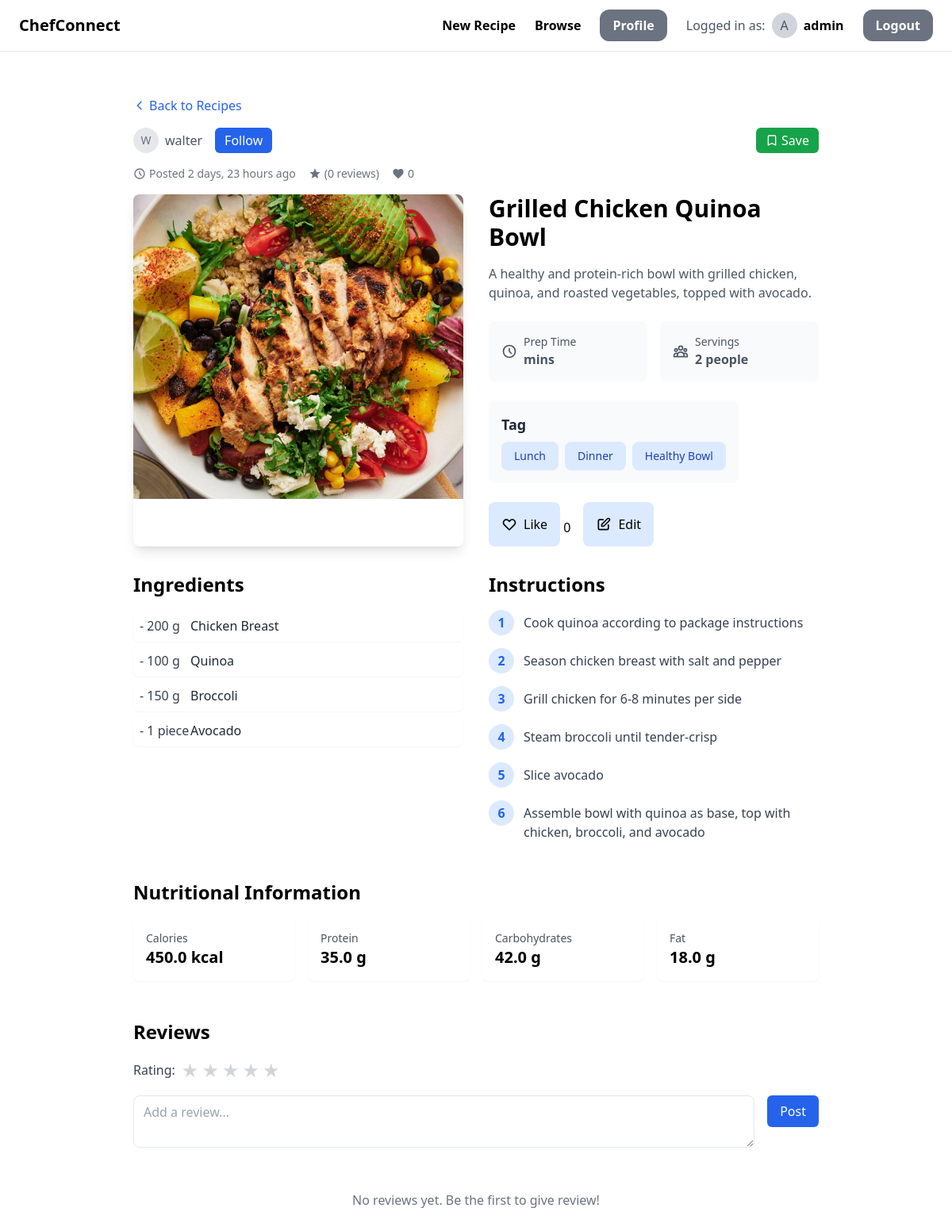
/recipe/5/ (signed in), run on an earlier commit of the app's database.
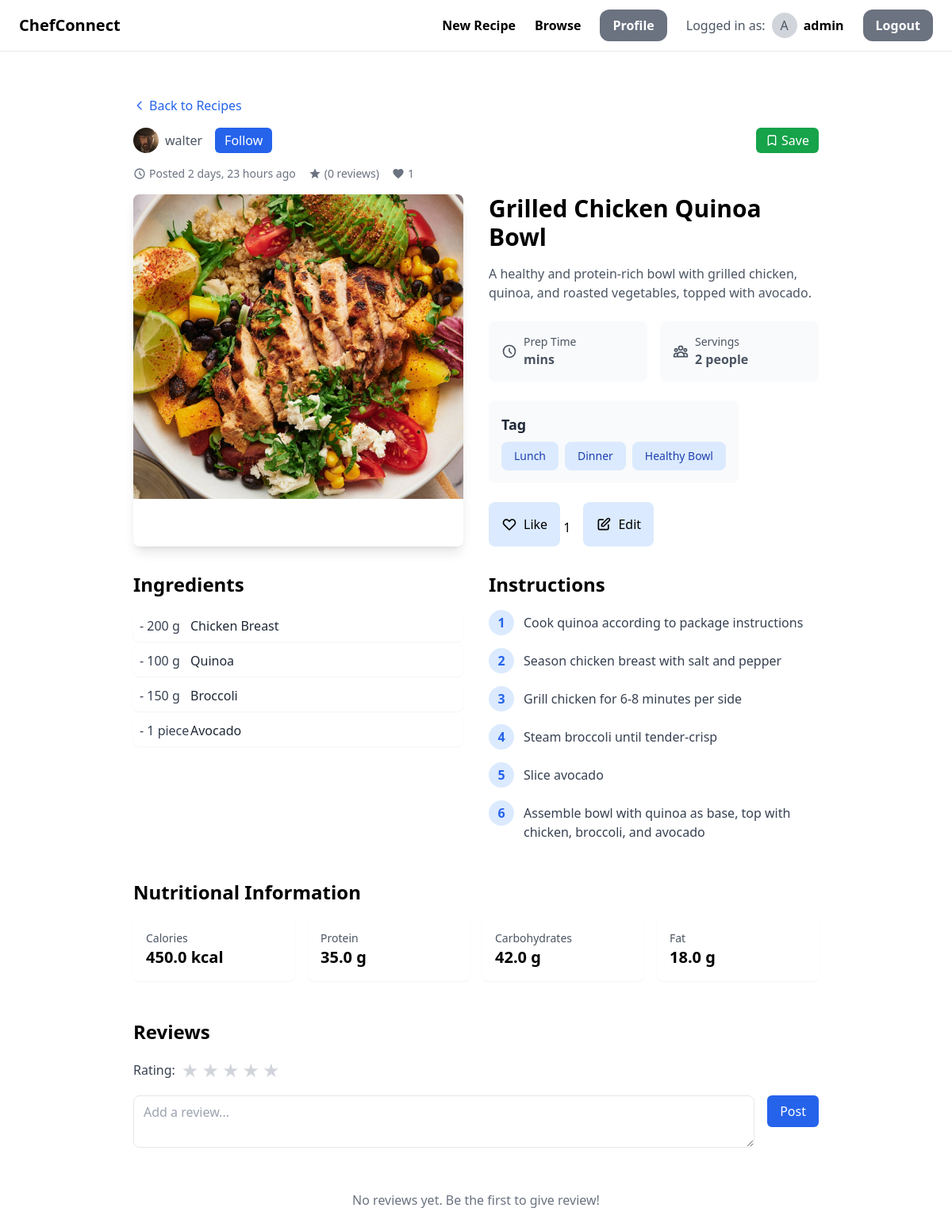
And on a later commit of the database.
### recipe/models.py (models this page shows, shortened)
class Recipe(models.Model):
    title = models.CharField(max_length=255)
    description = models.TextField()
    preparation_time = models.PositiveIntegerField(help_text="Time in minutes")
    servings = models.PositiveIntegerField()
    food_pic = models.ImageField(upload_to="recipe_pictures/")
    tags = models.ManyToManyField(Tag, related_name='recipes')
    isSaved = models.BooleanField(default=False)
    created_at = models.DateTimeField(auto_now_add=True)
    updated_at = models.DateTimeField(auto_now=True)
    created_by = models.ForeignKey(settings.AUTH_USER_MODEL, on_delete=models.CASCADE, null=True, blank=True,
                                   related_name='created_recipes')

### users/models.py (models this page shows, shortened)
class CustomUser(AbstractUser):
    profile_picture = models.ImageField(upload_to="profile_pictures", blank=True, null=True)  # media/profile_pictures
    description = models.TextField(blank=True, null=True)

### recipe/views.py (the view)
# urls.py: path('recipe/<int:recipe_id>/', recipe_detail, name="detail"),
def recipe_detail(request, recipe_id):
    recipe = Recipe.objects.get(pk=recipe_id)
    ingredients = RecipeIngredient.objects.filter(recipe=recipe)
    instructions = Instruction.objects.filter(recipe=recipe)
    nutrition_info = NutritionalInfo.objects.get(recipe=recipe)
    tags = recipe.tags.all()  # Tag.objects.filter(recipe=recipe)
    isLiked = Like.objects.filter(user=request.user, recipe=recipe).exists()
    return render(request, "recipe/detail.html",
                  {"recipe": recipe, "ingredients": ingredients, "instructions": instructions,
                   "nutrition_info": nutrition_info, "tags": tags, "reviews": recipe.reviews.all(),
                   "like_count": recipe.likes.count(),
                   "isLiked": isLiked})

### recipe/templates/recipe/detail.html (shortened to what the changed rows need)
{% extends 'base.html' %}
{% load static %}
{% block content %}
    <article class="container mx-auto px-4 py-8 max-w-4xl">
        <div class="mb-8">
            <div class="flex items-center justify-between mb-4">
                <div class="flex items-center gap-4">
                    <a href="{% url 'users:chef-profile' chef_id=recipe.created_by.id %}"
                       class="flex items-center gap-2 text-gray-600 hover:text-gray-900">
                        {% if recipe.created_by.profile_picture %}
                            <img src="{{ recipe.created_by.profile_picture.url }}"
                                 alt="{{ recipe.created_by.username }}"
                                 class="w-8 h-8 rounded-full object-cover">
                        {% else %}
                            <div class="w-8 h-8 bg-gray-200 rounded-full flex items-center justify-center">
                                <span class="text-sm text-gray-500">{{ recipe.created_by.username|make_list|first|upper }}</span>
                            </div>
                        {% endif %}
                        <span>{{ recipe.created_by.username }}</span>
                    </a>
                </div>
            </div>
            <div class="flex items-center gap-4 mb-4 text-sm text-gray-500">
                <div class="flex items-center">
                    <svg class="w-4 h-4 mr-1" fill="none" stroke="currentColor" viewBox="0 0 24 24">
                        <path stroke-linecap="round" stroke-linejoin="round" stroke-width="2"
                              d="M12 8v4l3 3m6-3a9 9 0 11-18 0 9 9 0 0118 0z"/>
                    </svg>
                    Posted {{ recipe.created_at|timesince }} ago
                </div>
                <div class="flex items-center">
                    <svg class="w-4 h-4 mr-1" fill="currentColor" viewBox="0 0 24 24">
                        <path d="M12 17.27L18.18 21l-1.64-7.03L22 9.24l-7.19-.61L12 2 9.19 8.63 2 9.24l5.46 4.73L5.82 21z"/>
                    </svg>
                    {{ avg_rating|floatformat:1 }} ({{ reviews.count }} reviews)
                </div>
                <div class="flex items-center">
                    <svg class="w-4 h-4 mr-1" fill="currentColor" viewBox="0 0 24 24">
                        <path d="M12 21.35l-1.45-1.32C5.4 15.36 2 12.28 2 8.5 2 5.42 4.42 3 7.5 3c1.74 0 3.41.81 4.5 2.09C13.09 3.81 14.76 3 16.5 3 19.58 3 22 5.42 22 8.5c0 3.78-3.4 6.86-8.55 11.54L12 21.35z"/>
                    </svg>
                    <span id="like-count">{{ like_count }}</span>
                </div>
            </div>
            <div class="grid md:grid-cols-2 gap-8">
                <div class="rounded-lg overflow-hidden shadow-lg">
                    {% if recipe.food_pic %}
                        <img src="{{ recipe.food_pic.url }}" alt="{{ recipe.title }}"
                             class="w-full h-96 object-cover">
                    {% else %}
                        <div class="w-full h-96 bg-gray-200 flex items-center justify-center">
                            <span class="text-gray-400">No image available</span>
                        </div>
                    {% endif %}
                </div>
                <div>
                    <h1 class="text-3xl font-bold mb-4">{{ recipe.title }}</h1>
                    <p class="text-gray-600 mb-6">{{ recipe.description }}</p>
                    <div class="grid grid-cols-2 gap-4 mb-6">
                        <div class="bg-gray-50 p-4 rounded-lg">
                        </div>
                        <div class="bg-gray-50 p-4 rounded-lg">
                            <div class="flex items-center text-gray-600">
                                <div>
                                    <p class="text-sm">Servings</p>
                                    <p class="font-semibold">{{ recipe.servings }} people</p>
                                </div>
                            </div>
                        </div>
                    </div>
                    <div class="bg-gray-50 p-4 rounded-lg inline-block mb-6">
                        <p class="text-lg font-semibold text-gray-800">Tag</p>
                        <div class="flex flex-wrap gap-2 mt-2">
                        </div>
                    </div>
                    <div class="flex gap-4 items-center">
                        <div>
                            {% if isLiked %}
                                <button id="like-button" onclick="like({{ recipe.id }})"
                                        class="bg-red-100 p-4 rounded-lg">
                                    <div class="flex items-center">
                                        <svg class="w-5 h-5 mr-2" fill="currentColor" viewBox="0 0 24 24">
                                            <path d="M12 21.35l-1.45-1.32C5.4 15.36 2 12.28 2 8.5 2 5.42 4.42 3 7.5 3c1.74 0 3.41.81 4.5 2.09C13.09 3.81 14.76 3 16.5 3 19.58 3 22 5.42 22 8.5c0 3.78-3.4 6.86-8.55 11.54L12 21.35z"/>
                                        </svg>
                                        Unlike
                                    </div>
                                </button>
                            {% else %}
                                <button id="like-button" onclick="like({{ recipe.id }})"
                                        class="bg-blue-100 p-4 rounded-lg">
                                    <div class="flex items-center">
                                    </div>
                                </button>
                            {% endif %}
                            <span id="like-count">{{ like_count }}</span>
                        </div>
                        <a href="{% url 'recipe:edit' recipe.id %}"
                           class="bg-blue-100 p-4 rounded-lg hover:bg-blue-200 transition duration-300">
                        </a>
                    </div>
                </div>
            </div>
        </div>
        <div class="grid md:grid-cols-2 gap-8">
            <section>
                <h2 class="text-2xl font-bold mb-4">Ingredients</h2>
            </section>
            <section>
                <h2 class="text-2xl font-bold mb-4">Instructions</h2>
            </section>
        </div>
        {% if nutrition_info %}
            <section class="mt-12">
                <h2 class="text-2xl font-bold mb-4">Nutritional Information</h2>
            </section>
        {% endif %}
        {% if user.is_authenticated %}
            <section class="mt-12">
                <h2 class="text-2xl font-bold mb-4">Reviews</h2>
            </section>
        {% endif %}
    </article>
{% endblock %}

What changed in the data, as far as the page shows it:
changed through a linked row, Recipe "Grilled Chicken Quinoa Bowl": created_by.profile_picture: picture added; created_by.username|make_list "W" → (not shown)
Also different on the page:
{{ like_count }}: "0" → "1"
